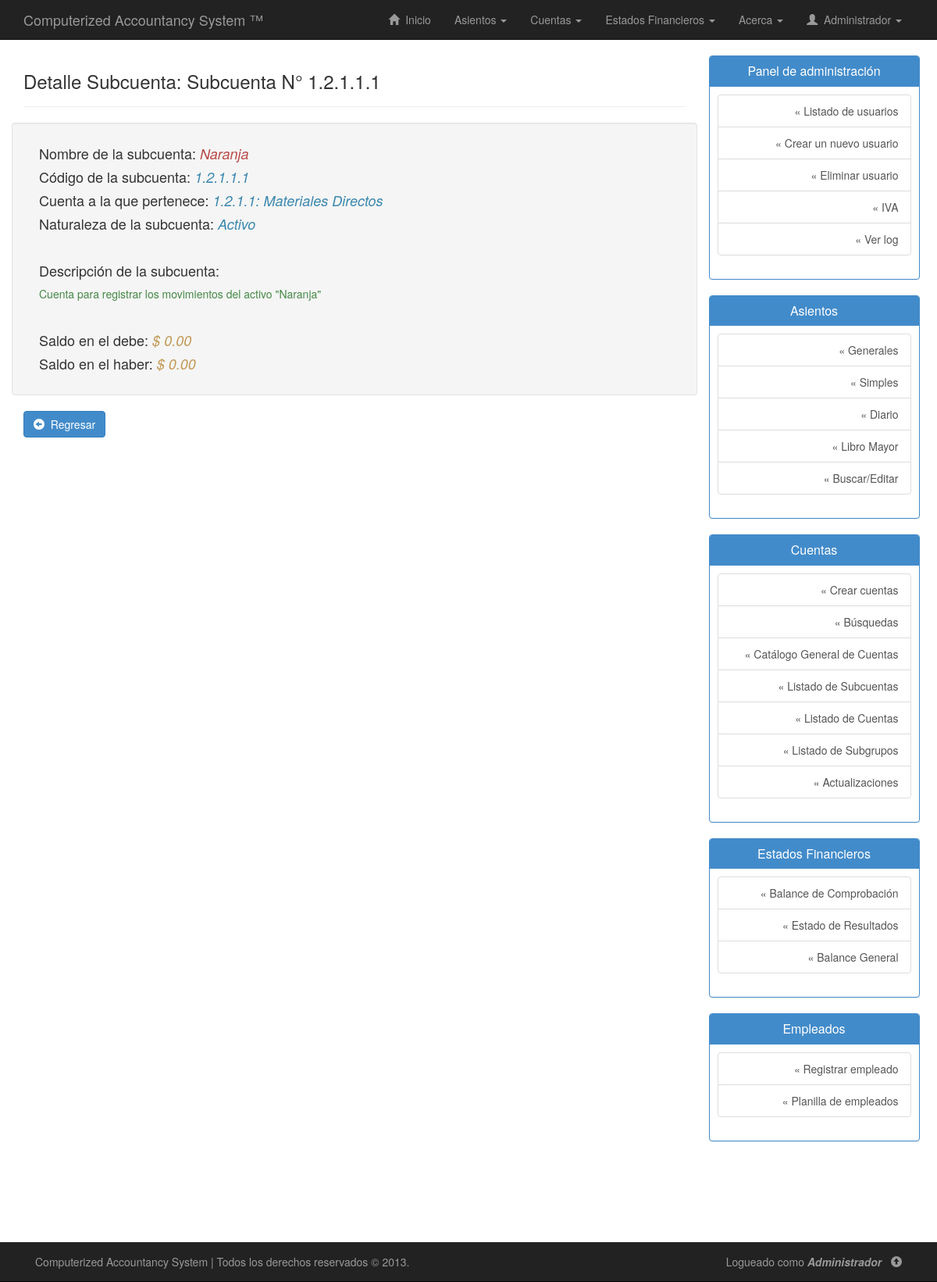
Page /casv2-master/php/detalle-subcuenta.php?subcuenta=1.2.1.1.1 (signed in) on the committed database.
### tables this page shows
CREATE TABLE IF NOT EXISTS `subcuentas` (
  `codigo_subcuenta` varchar(20) NOT NULL,
  `cuenta` varchar(20) NOT NULL,
  `nombre_subcuenta` varchar(50) NOT NULL,
  `descripcion` varchar(255) DEFAULT NULL,
  `saldo_debe` double NOT NULL,
  `saldo_haber` double NOT NULL,
  PRIMARY KEY (`codigo_subcuenta`),
  KEY `cuenta` (`cuenta`)
);

CREATE TABLE IF NOT EXISTS `cuentas` (
  `codigo_cuenta` varchar(20) NOT NULL,
  `subgrupo` varchar(20) DEFAULT NULL,
  `nombre_cuenta` varchar(50) NOT NULL,
  `tiene_subcuenta` enum('Si','No') NOT NULL,
  `descripcion_cuenta` varchar(255) DEFAULT NULL,
  `saldo_debe` double NOT NULL,
  `saldo_haber` double NOT NULL,
  PRIMARY KEY (`codigo_cuenta`),
  KEY `subgrupo` (`subgrupo`)
);

### casv2-master/php/detalle-subcuenta.php (the view, shortened to what this page needs)
<!DOCTYPE html>
<html lang="es">
<head>
	<link rel="stylesheet" type="text/css" href="../css/bootstrap.min.css"/>
	<link rel="stylesheet" type="text/css" href="../css/estilos.css"/>
</head>
<body>
	<?php include("nav.php"); ?>
	<?php
	$id = $_GET["subcuenta"];
	$sql = "SELECT * FROM subcuentas WHERE codigo_subcuenta='$id'";
	$ejecutar_consulta = $conexion->query($sql);
	while ($registro = $ejecutar_consulta->fetch_assoc()) {
		$cuenta = $registro["cuenta"];
		$nombre = $registro["nombre_subcuenta"];
		$codigo_subcuenta = $registro["codigo_subcuenta"];
		$descripcion = $registro["descripcion"];
		$saldodebe = $registro["saldo_debe"];
		$saldohaber = $registro["saldo_haber"];
	}
	$sql = "SELECT nombre_cuenta from cuentas where codigo_cuenta='$cuenta'";
	$ejecutar_consulta = $conexion->query($sql);
	$reg = $ejecutar_consulta->fetch_assoc();
	$nombre_cuenta = $reg["nombre_cuenta"];
	?>
	<div class="container" id="contenido">
		<div class="row row-offcanvas row-offcanvas-right">
			<div class="col-xs-12 col-sm-9">
				<div class="page-header">
        			<h3>Detalle Subcuenta: Subcuenta N° <?php echo $_GET["subcuenta"]; ?></h3>
        		</div>
        		<div class="row well">
        			<div class="col-lg-12">
        				<p><h4>Nombre de la subcuenta: <em class="text-danger"><?php echo utf8_encode($nombre); ?></em></h4></p>
        				<p><h4>Código de la subcuenta: <em class="text-info"><?php echo $codigo_subcuenta; ?></em></h4></p>
        				<p><h4>Cuenta a la que pertenece: <em class="text-info"><?php echo $cuenta.": ".utf8_encode($nombre_cuenta); ?></em></h4></p>
        				<p>
        					<h4>
        						Naturaleza de la subcuenta:
        						<em class="text-info">
        							<?php
        							if(substr($codigo_subcuenta, 0,1)==1){
        								echo "Activo";
        							}
        							?>
        						</em>
        					</h4>
        				</p>
        				<br>
        				<p>
        					<h4>Descripción de la subcuenta:</h4>
        					<p class="text-success" align="justify">
        						<?php echo utf8_encode($descripcion); ?>
        					</p>
        				</p>
        				<br>
        				<p><h4>Saldo en el debe: <em class="text-warning">$ <?php echo number_format($saldodebe,2); ?></em></h4></p>
        				<p><h4>Saldo en el haber: <em class="text-warning">$ <?php echo number_format($saldohaber,2); ?></em></h4></p>
        			</div>
        		</div>
        		<div>
        			<a class="btn btn-primary" href="javascript:history.go(-1)"><span class="glyphicon glyphicon-circle-arrow-left"></span> &nbsp;Regresar</a>
        		</div>
        	</div>
        	<?php include("sidebar.php"); ?>
        </div>
    </div>
	<?php include("footer.php"); ?>
</body>
</html>

### casv2-master/css/estilos.css (style rules this page uses)
body { background: #fff; margin-bottom: 80px; }
.page-header { margin-top: 0; }
#contenido { padding-bottom: 80px; }
a { -ms-transition: all 0.25s ease-in; -moz-transition: all 0.25s ease-in; -o-transition: all 0.25s ease-in; -webkit-transition: all 0.25s ease-in; transition: all 0.25s ease-in; }

### rows in the picture
subcuentas: nombre_subcuenta "Naranja", codigo_subcuenta "1.2.1.1.1", cuenta "1.2.1.1", descripcion "Cuenta para registrar los movimientos del activo \"Naranja\"", saldo_debe "0.00", saldo_haber "0.00"
cuentas: nombre_cuenta "Materiales Directos"

### other values in the picture
$_SESSION['usuario'] "Administrador"
$_GET["subcuenta"] "1.2.1.1.1"
$_SESSION["usuario"] "Administrador"
